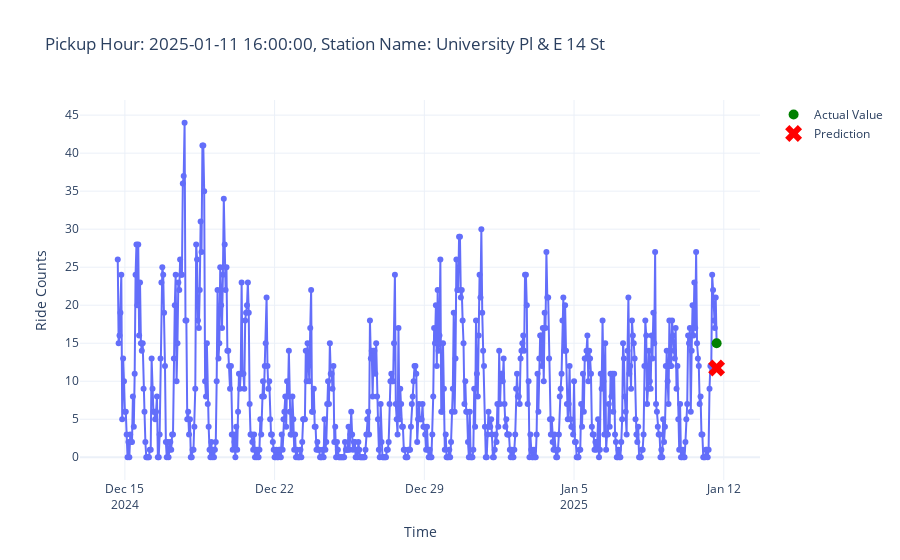

Notebook cell for this chart:
### Markdown cell above
Plotting prediction from the latest baseline model (4 weeks)

### Code cell
# Visualize the predictions for a specific row
# Ensure the row_id is within bounds of the test set
row_id = 1000
if row_id >= len(X_test):
    row_id = len(X_test) // 2  # Use the middle row if row_id is out of bounds
    print(f"Original row_id out of bounds. Using row_id = {row_id} (middle of test set)")

X_test[X_test['start_station_name'] == X_test.iloc[row_id]['start_station_name']].head()
plot_aggregated_time_series(X_test, y_test, row_id, predictions)

### Figure 1 — Plotly figure (JSON) as saved in the notebook; plotly's stock layout.template omitted (floating-point values rounded to 4 significant figures; data arrays with more than 128 entries replaced by an {"elided": "..."} marker saying what was removed)
{"data": [{"hovertemplate": "Time=%{x}<br>Ride Counts=%{y}<extra></extra>", "legendgroup": "", "line": {"color": "#636efa", "dash": "solid"}, "marker": {"symbol": "circle"}, "mode": "lines+markers", "name": "", "orientation": "v", "showlegend": false, "type": "scatter", "x": {"elided": "673 str values"}, "xaxis": "x", "y": {"elided": "673 int values"}, "yaxis": "y"}, {"line": {"color": "green"}, "marker": {"size": 10}, "mode": "markers", "name": "Actual Value", "type": "scatter", "x": ["2025-01-11T16:00:00"], "y": [15]}, {"line": {"color": "red"}, "marker": {"size": 15, "symbol": "x"}, "mode": "markers", "name": "Prediction", "type": "scatter", "x": ["2025-01-11T16:00:00"], "y": [11.75]}], "layout": {"legend": {"tracegroupgap": 0}, "title": {"text": "Pickup Hour: 2025-01-11 16:00:00, Station Name: University Pl & E 14 St"}, "xaxis": {"anchor": "y", "domain": [0, 1], "title": {"text": "Time"}}, "yaxis": {"anchor": "x", "domain": [0, 1], "title": {"text": "Ride Counts"}}}}
